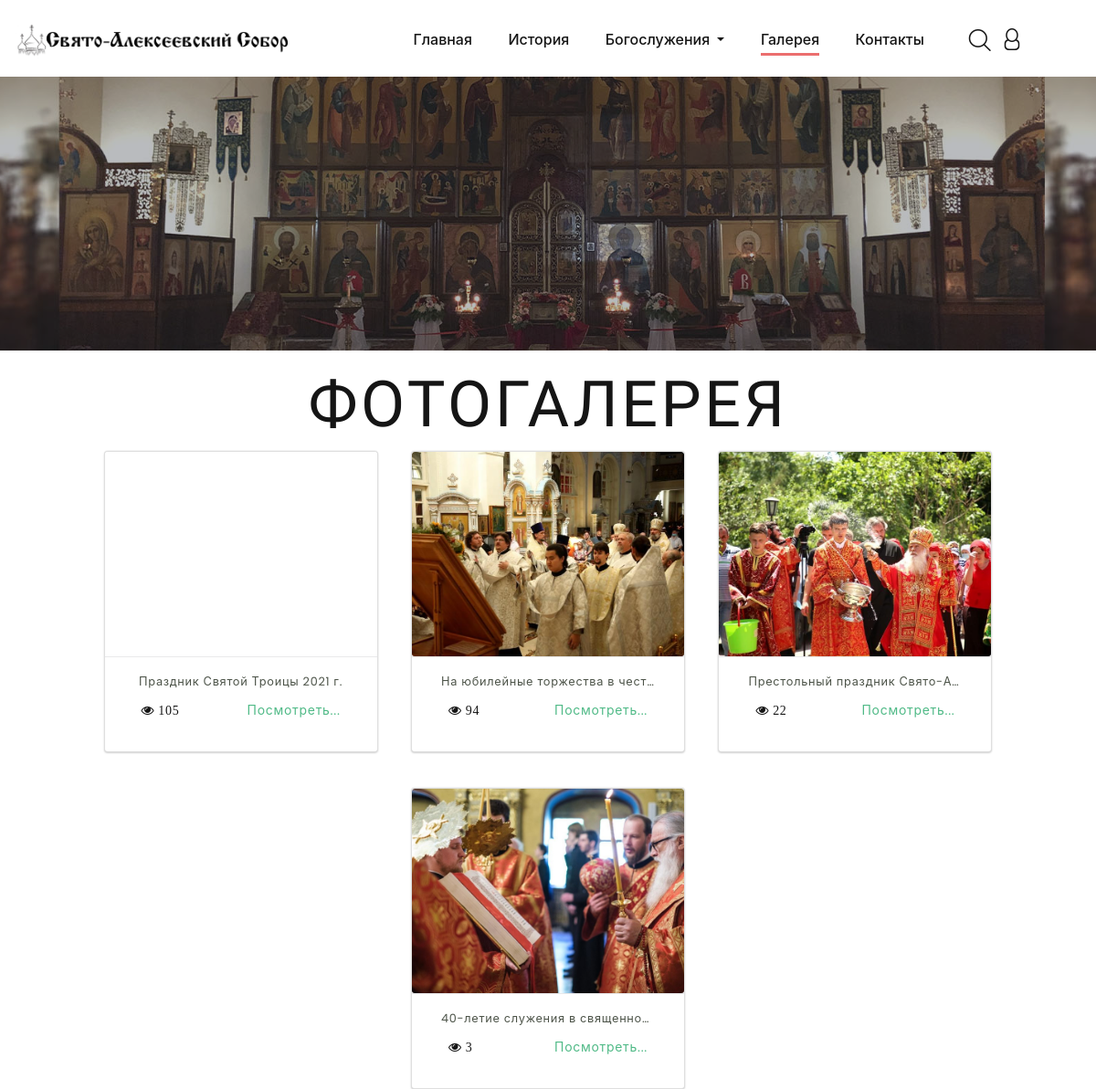
The page /gallery/ (upper part) on the database as committed earlier.
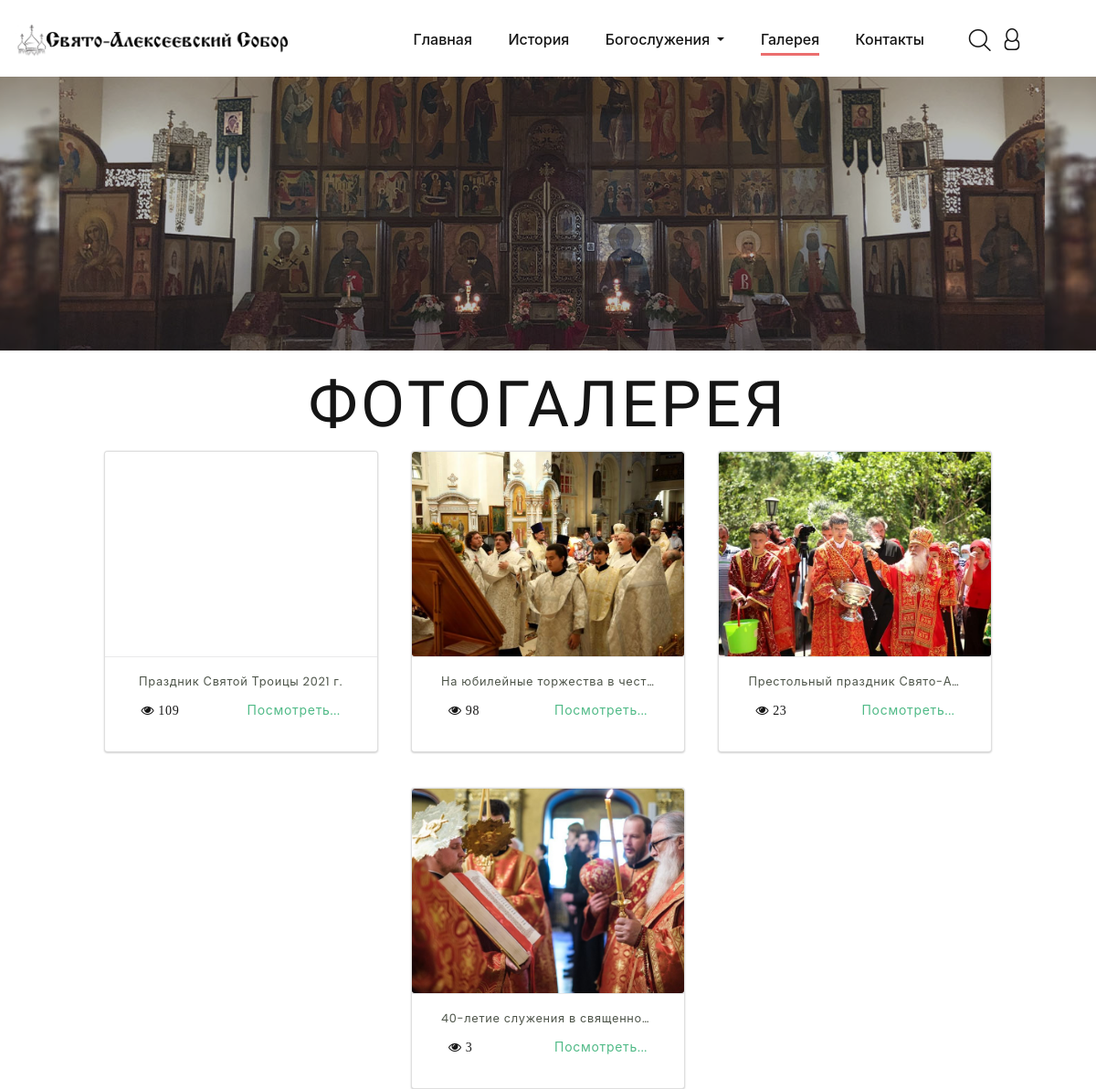
The same page on the database as committed later.
### main/models.py (models this page shows, shortened)
class News(models.Model):
    title = models.CharField("Заголовок", max_length=150)
    slug = models.SlugField("slug", max_length=40)
    picture = models.ImageField("Картинка", upload_to="media/%Y/%m/%d/")
    content = models.TextField("Контент")
    date = models.DateField("Дата")
    is_published = models.BooleanField("Опубликовать", default=True)
    views = models.PositiveIntegerField("Просмотры", default=0)
    class Meta:
        verbose_name = "Новость"
        verbose_name_plural = "Новости"
        ordering = ['-date', 'is_published']

### main/views.py (the view)
# urls.py: path('gallery/', views.Gallery.as_view(), name="gallery"),
class Gallery(ListView):
    model = News
    paginate_by = 20
    template_name = "main/gallery.html"
    context_object_name = "post"
    def get_queryset(self):
        return News.objects.filter(is_published=True)

### main/templates/main/gallery.html (shortened to what this page needs)
{% extends 'base.html' %}
{% load static %}
{% load thumbnail %}
{% block nav_active %}
    <ul class="rd-navbar-nav">
        <li class="rd-nav-item"><a class="rd-nav-link" href="{% url 'index' %}">Главная</a>
        </li>
        <li class="rd-nav-item"><a class="rd-nav-link" href="{% url 'history' %}">История</a>
        </li>
        <li class="rd-nav-item dropdown">
            <a class="rd-nav-link dropdown-toggle" data-toggle="dropdown" href="#"
               role="button" aria-haspopup="true" aria-expanded="false">
                Богослужения
            </a>
        </li>
        <li class="rd-nav-item active"><a class="rd-nav-link" href="{% url 'gallery' %}">Галерея</a>
        </li>
        <li class="rd-nav-item"><a class="rd-nav-link" href="{% url 'contact' %}">Контакты</a></li>
    </ul>
{% endblock %}
{% block body %}
    <section class="breadcrumbs-custom-inset">
        <div class="breadcrumbs-custom context-dark bg-overlay-33">
            <div class="box-position" style="background-image: url({% static 'images/my/MainPicture2.jpg' %});"></div>
        </div>
    </section>
        <h2 class="mt-4">Фотогалерея</h2>
                {% for news in page_obj %}
                    {% if news.images.all %}
                        <div class="card">
                            <div class="card-img"
                                    {% thumbnail news.picture "370x307" crop="center" as im %}
                                 style="background-image:url({{ im.url }});">
                                    {% endthumbnail %}
                            </div>
                            <div class="card-content">
                                    <a href="{% url 'photo_gallery' news.slug %}">
                                        <p>{{ news.title }}</p></a>
                                <div class="justify-content-between m-2" style="display: flex">
                                        <span class="fa fa-eye"><span class="mx-1">{{ news.views }}</span></span>
                                        <a href="{% url 'photo_gallery' news.slug %}" class="">Посмотреть...</a>
                                </div>
                            </div>
                        </div>
                    {% endif %}
                {% endfor %}
{% endblock %}

Rows that differ between the two databases and show on the page:
changed News "Праздник Святой Троицы 2021 г.": views "105" → "109"
changed News "На юбилейные торжества в чест…": views "94" → "98"
changed News "Престольный праздник Свято-А…": views "22" → "23"
